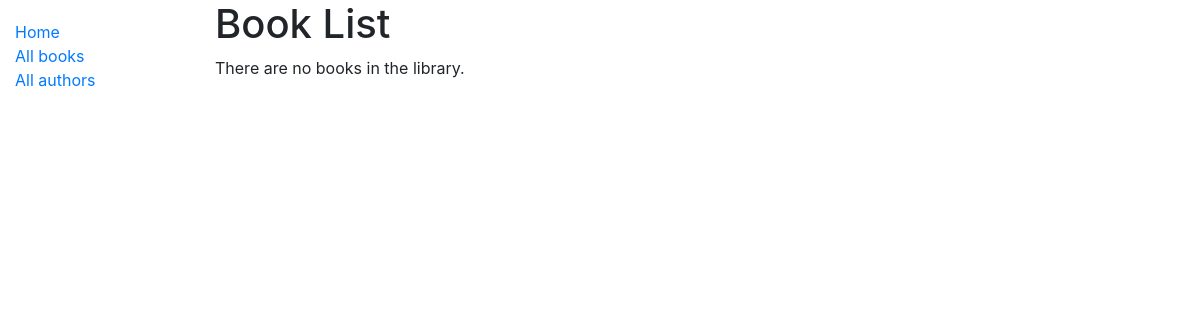
Before: /catalog/books/ with the older database file.
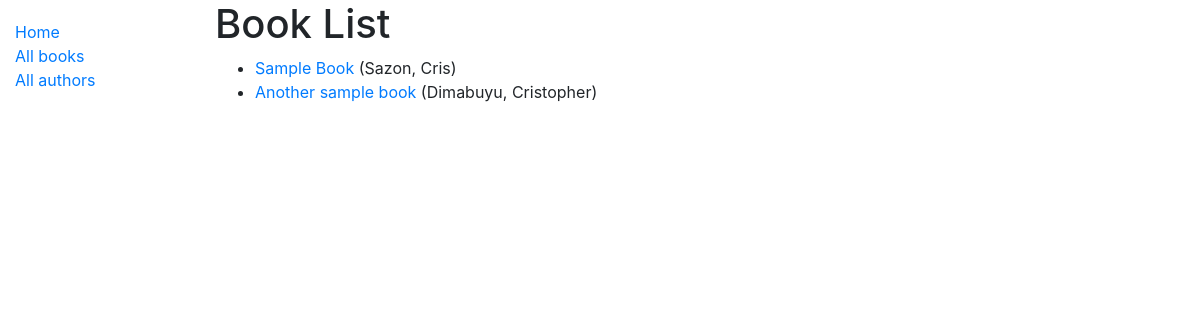
After: the same page with the newer database file.
### catalog/models.py (models this page shows, shortened)
class Book(models.Model):
    title = models.CharField(max_length=200)
    author = models.ForeignKey('Author', on_delete=models.SET_NULL, null=True)
    summary = models.TextField(max_length=1000, help_text='Enter a brief description of the book')
    isbn = models.CharField('ISBN', max_length=13, help_text='13 Character <a href="https://www.isbn-international.org/content/what-isbn">ISBN number</a>')
    genre = models.ManyToManyField(Genre, help_text='Select a genre for this book')
    def get_absolute_url(self):
        return reverse('book-detail', args=[str(self.id)])
    def display_genre(self):
        return ', '.join(genre.name for genre in self.genre.all()[:3])
    display_genre.short_description = 'Genre'

class Author(models.Model):
    first_name = models.CharField(max_length=100)
    last_name = models.CharField(max_length=100)
    date_of_birth = models.DateField(null=True, blank=True)
    date_of_death = models.DateField('Died', null=True, blank=True)
    class Meta:
        ordering = ['last_name', 'first_name']
    def __str__(self):
        return f'{self.last_name}, {self.first_name}'

### catalog/views.py (the view)
# urls.py: path('books/', views.BookListView.as_view(), name='books'),
class BookListView(generic.ListView):
    model = Book
    context_object_name = 'book_list'
    queryset = Book.objects.all()
    paginate_by = 5

### catalog/templates/catalog/book_list.html
{% extends "base_generic.html" %}
{% block content %}
    <h1>Book List</h1>
    {% if book_list %}
        <ul>
        {% for book in book_list %}
            <li>
                <a href="{{ book.get_absolute_url }}">{{ book.title }}</a> ({{book.author}})
            </li>
        {% endfor %}
        </ul>
    {% else %}
        <p>There are no books in the library.</p>
    {% endif %}
{% endblock %}

Changed rows visible on the page:
added Book: title "Sample Book", author "Sazon, Cris"
added Book: title "Another sample book", author "Dimabuyu, Cristopher"
Other visible differences:
text no longer shown: "There are no books in the library."
